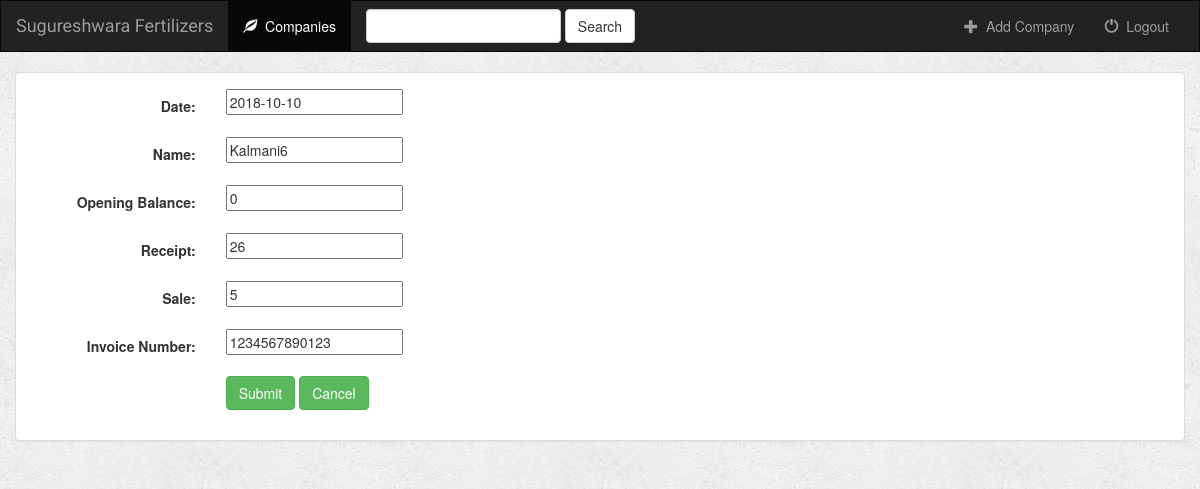
The app's page /fertilizers/Company/6/product/update/ (signed in) with its own data.
### fertilizers/models.py (models this page shows, shortened)
class Product(models.Model):
    company = models.ForeignKey(Company, null=True, on_delete=models.CASCADE)
    Date = models.DateField(default=datetime.date.today)
    Name = models.CharField(max_length=100)#, primary_key=True)
    Opening_Balance = models.IntegerField()
    Receipt = models.IntegerField()
    Total = models.PositiveIntegerField(default=0,  editable=False)
    Sale = models.IntegerField()
    Closing_Balance = models.IntegerField(default=0,  editable=False)
    Invoice_Number = models.CharField(max_length=13)

### fertilizers/views.py (the view, shortened to what this page needs)
# urls.py: url(r'^Company/(?P<pk>[0-9]+)/product/update/$', views.UpdateViewProduct.as_view(), name='Update-product'),
class UpdateViewProduct(UpdateView):
    model = Product
    parent_model = Company
    fields = ['Date', 'Name', 'Opening_Balance', 'Receipt', 'Sale', 'Invoice_Number']# 'Total_Amount']

### fertilizers/templates/fertilizers/product_form.html (shortened to what this page needs)
{% extends 'fertilizers/base.html' %}
{% block body %}
<div class="container-fluid">
    <div class="row">
        <div class="col-sm-12 com-md-7">
            <div class="panel panel-default">
                <div class="panel-body">
                    <form class="form-horizontal" action="" method="post" enctype="multipart/form-data">
                        {% include 'fertilizers/form_template.html' %}
                        <div class="form-group">
                            <div class="col-sm-offset-2 col-sm-10">
                                <button type="submit" class="btn btn-success">Submit</button>
                                <button type="submit" class="btn btn-success" name="cancel" value="Cancel" formnovalidate>Cancel</button>
                            </div>
                        </div>
                    </form>
                </div>
            </div>
        </div>
    </div>
</div>
{% endblock %}

### fertilizers/templates/fertilizers/form_template.html (shortened to what this page needs)
{% for fields in form %}
    <div class="form-group">
        <div class="col-sm-offset-2 col-sm-10">
        </div>
        <label class="control-label col-sm-2">{{ fields.label_tag }}</label>
        <div class="col-sm-10">{{ fields }}</div>
    </div>
{% endfor %}

### fertilizers/static/fertilizers/style.css (style rules this page uses)
body { background: white url("images/background.png"); }

### records on screen
Product: form "2018-10-10" "Kalmani6" "0" "26" "5" "1234567890123"

### other values on screen
{{ fields.label_tag }} "Date:" "Name:" "Opening Balance:" "Receipt:" "Sale:" "Invoice Number:"
